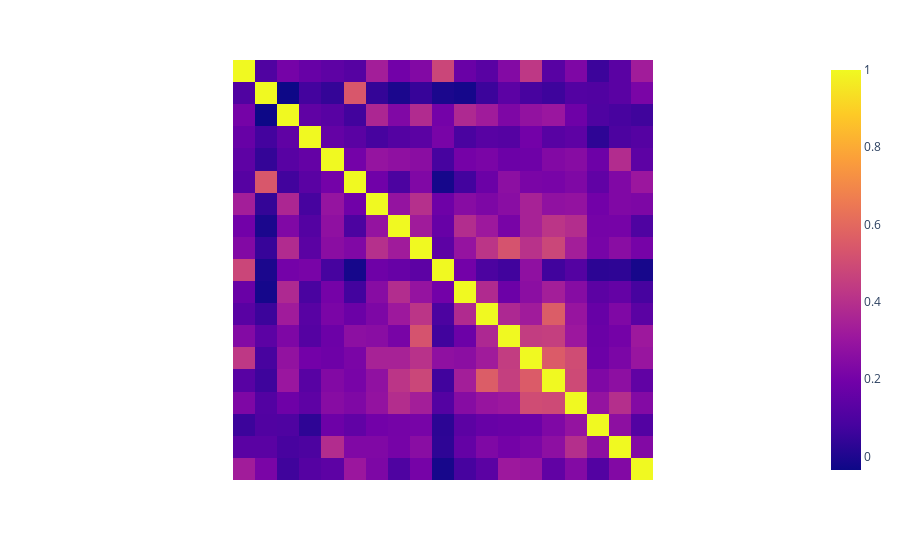

Notebook code for this chart:
### Markdown cell above
How are all the self reported metrics related?

### Code cell
fig = px.imshow(hs_df_nmis[[
            'SelfRating:Academicability',
            'SelfRating:Artisticability',
            'SelfRating:Competitiveness',
            'SelfRating:Computerskills',
            'SelfRating:Cooperativeness',
            'SelfRating:Creativity',
            'SelfRating:Drivetoachieve',
            'SelfRating:Emotionalhealth',
            'SelfRating:Leadershipability',
            'SelfRating:Mathematicalability',
            'SelfRating:Physicalhealth',
            'SelfRating:Popularity',
            'SelfRating:Publicspeakingability',
            'SelfRating:Self-confidence(intellectual)',
            'SelfRating:Self-confidence(social)',
            'SelfRating:Self-understanding',
            'SelfRating:Spirituality',
            'SelfRating:Understandingofothers',
            'SelfRating:Writingability']].corr())
fig.update_xaxes(visible=False)
fig.update_yaxes(visible=False)
fig.show();

### Figure 1 — Plotly figure (JSON) as saved in the notebook; plotly's stock layout.template omitted (floating-point values rounded to 4 significant figures; data arrays with more than 128 entries replaced by an {"elided": "..."} marker saying what was removed)
{"data": [{"coloraxis": "coloraxis", "hovertemplate": "x: %{x}<br>y: %{y}<br>color: %{z}<extra></extra>", "name": "0", "type": "heatmap", "x": ["SelfRating:Academicability", "SelfRating:Artisticability", "SelfRating:Competitiveness", "SelfRating:Computerskills", "SelfRating:Cooperativeness", "SelfRating:Creativity", "SelfRating:Drivetoachieve", "SelfRating:Emotionalhealth", "SelfRating:Leadershipability", "SelfRating:Mathematicalability", "SelfRating:Physicalhealth", "SelfRating:Popularity", "SelfRating:Publicspeakingability", "SelfRating:Self-confidence(intellectual)", "SelfRating:Self-confidence(social)", "SelfRating:Self-understanding", "SelfRating:Spirituality", "SelfRating:Understandingofothers", "SelfRating:Writingability"], "xaxis": "x", "y": ["SelfRating:Academicability", "SelfRating:Artisticability", "SelfRating:Competitiveness", "SelfRating:Computerskills", "SelfRating:Cooperativeness", "SelfRating:Creativity", "SelfRating:Drivetoachieve", "SelfRating:Emotionalhealth", "SelfRating:Leadershipability", "SelfRating:Mathematicalability", "SelfRating:Physicalhealth", "SelfRating:Popularity", "SelfRating:Publicspeakingability", "SelfRating:Self-confidence(intellectual)", "SelfRating:Self-confidence(social)", "SelfRating:Self-understanding", "SelfRating:Spirituality", "SelfRating:Understandingofothers", "SelfRating:Writingability"], "yaxis": "y", "z": {"elided": "19x19 float values"}}], "layout": {"coloraxis": {"colorscale": [[0, "#0d0887"], [0.1111, "#46039f"], [0.2222, "#7201a8"], [0.3333, "#9c179e"], [0.4444, "#bd3786"], [0.5556, "#d8576b"], [0.6667, "#ed7953"], [0.7778, "#fb9f3a"], [0.8889, "#fdca26"], [1, "#f0f921"]]}, "margin": {"t": 60}, "xaxis": {"anchor": "y", "constrain": "domain", "domain": [0, 1], "scaleanchor": "y", "visible": false}, "yaxis": {"anchor": "x", "autorange": "reversed", "constrain": "domain", "domain": [0, 1], "visible": false}}}
